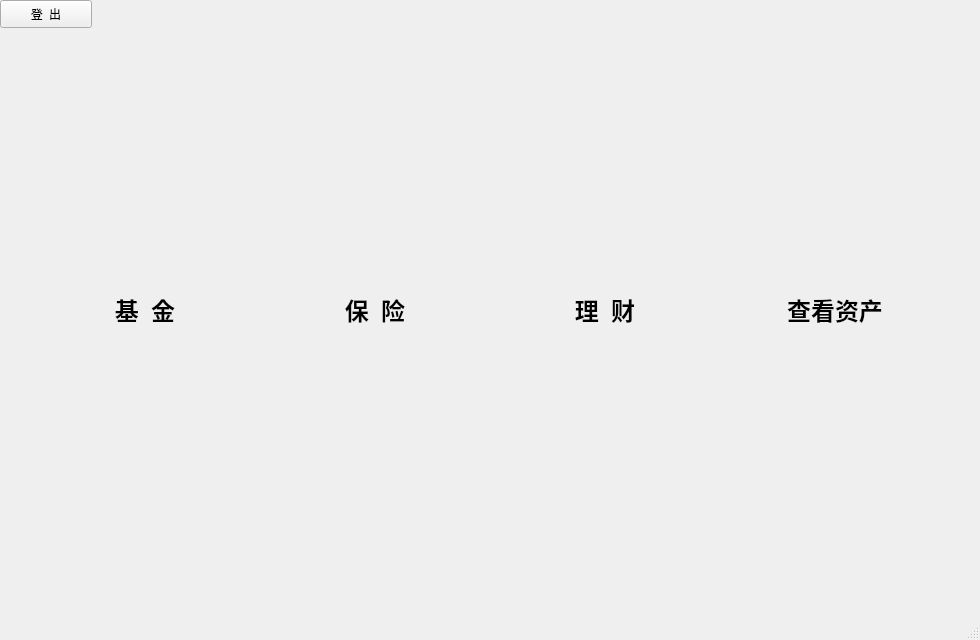
<?xml version="1.0" encoding="UTF-8"?>
<ui version="4.0">
 <class>MainWindow</class>
 <widget class="QMainWindow" name="MainWindow">
  <property name="geometry">
   <rect>
    <x>0</x>
    <y>0</y>
    <width>980</width>
    <height>640</height>
   </rect>
  </property>
  <property name="windowTitle">
   <string>MainWindow</string>
  </property>
  <property name="styleSheet">
   <string notr="true">background:url(:/images/back.jpg);</string>
  </property>
  <widget class="QWidget" name="centralwidget">
   <widget class="QPushButton" name="FundButton">
    <property name="geometry">
     <rect>
      <x>45</x>
      <y>60</y>
      <width>200</width>
      <height>500</height>
     </rect>
    </property>
    <property name="font">
     <font>
      <family>联盟起艺卢帅正锐黑体</family>
      <pointsize>18</pointsize>
      <weight>75</weight>
      <bold>true</bold>
     </font>
    </property>
    <property name="cursor">
     <cursorShape>PointingHandCursor</cursorShape>
    </property>
    <property name="focusPolicy">
     <enum>Qt::StrongFocus</enum>
    </property>
    <property name="styleSheet">
     <string notr="true">QPushButton {
    background:url(:/images/button1-1.png);
	border-radius:20px;
}
QPushButton:hover {
    background: url(:/images/b1-1.jpg);
}
</string>
    </property>
    <property name="text">
     <string>基  金</string>
    </property>
   </widget>
   <widget class="QPushButton" name="WealthButton">
    <property name="geometry">
     <rect>
      <x>505</x>
      <y>60</y>
      <width>200</width>
      <height>500</height>
     </rect>
    </property>
    <property name="font">
     <font>
      <family>联盟起艺卢帅正锐黑体</family>
      <pointsize>18</pointsize>
      <weight>75</weight>
      <bold>true</bold>
     </font>
    </property>
    <property name="cursor">
     <cursorShape>PointingHandCursor</cursorShape>
    </property>
    <property name="mouseTracking">
     <bool>false</bool>
    </property>
    <property name="styleSheet">
     <string notr="true">QPushButton {
    background:url(:/images/button1-3.png);
	border-radius:20px;
}
QPushButton:hover {
    background: url(:/images/b1-3.jpg);
}
</string>
    </property>
    <property name="text">
     <string>理  财</string>
    </property>
   </widget>
   <widget class="QPushButton" name="InsuranceButton">
    <property name="geometry">
     <rect>
      <x>275</x>
      <y>60</y>
      <width>200</width>
      <height>500</height>
     </rect>
    </property>
    <property name="font">
     <font>
      <family>联盟起艺卢帅正锐黑体</family>
      <pointsize>18</pointsize>
      <weight>75</weight>
      <bold>true</bold>
      <kerning>false</kerning>
     </font>
    </property>
    <property name="cursor">
     <cursorShape>PointingHandCursor</cursorShape>
    </property>
    <property name="styleSheet">
     <string notr="true">QPushButton {
    background:url(:/images/button1-2.png);
	border-radius:20px;
}
QPushButton:hover {
    background: url(:/images/b1-2.jpg);
}
</string>
    </property>
    <property name="text">
     <string>保  险</string>
    </property>
   </widget>
   <widget class="QPushButton" name="AssetsButton">
    <property name="geometry">
     <rect>
      <x>735</x>
      <y>60</y>
      <width>200</width>
      <height>500</height>
     </rect>
    </property>
    <property name="font">
     <font>
      <family>联盟起艺卢帅正锐黑体</family>
      <pointsize>18</pointsize>
      <weight>75</weight>
      <bold>true</bold>
     </font>
    </property>
    <property name="cursor">
     <cursorShape>PointingHandCursor</cursorShape>
    </property>
    <property name="styleSheet">
     <string notr="true">QPushButton {
    background:url(:/images/button1-4.png);
	border-radius:20px;
}
QPushButton:hover {
    background: url(:/images/b1-4.jpg);
}
</string>
    </property>
    <property name="text">
     <string>查看资产</string>
    </property>
   </widget>
   <widget class="QLabel" name="Welcome">
    <property name="geometry">
     <rect>
      <x>790</x>
      <y>10</y>
      <width>181</width>
      <height>31</height>
     </rect>
    </property>
    <property name="font">
     <font>
      <family>微软雅黑</family>
      <pointsize>12</pointsize>
     </font>
    </property>
    <property name="styleSheet">
     <string notr="true">background:transparent;</string>
    </property>
    <property name="text">
     <string/>
    </property>
   </widget>
   <widget class="QPushButton" name="ReturnButton">
    <property name="geometry">
     <rect>
      <x>0</x>
      <y>0</y>
      <width>92</width>
      <height>28</height>
     </rect>
    </property>
    <property name="font">
     <font>
      <family>微软雅黑</family>
     </font>
    </property>
    <property name="cursor">
     <cursorShape>PointingHandCursor</cursorShape>
    </property>
    <property name="styleSheet">
     <string notr="true">background:url(:/images/mi.png);</string>
    </property>
    <property name="text">
     <string>登  出</string>
    </property>
   </widget>
  </widget>
  <widget class="QMenuBar" name="menubar">
   <property name="geometry">
    <rect>
     <x>0</x>
     <y>0</y>
     <width>980</width>
     <height>21</height>
    </rect>
   </property>
  </widget>
  <widget class="QStatusBar" name="statusbar"/>
 </widget>
 <resources/>
 <connections/>
</ui>
